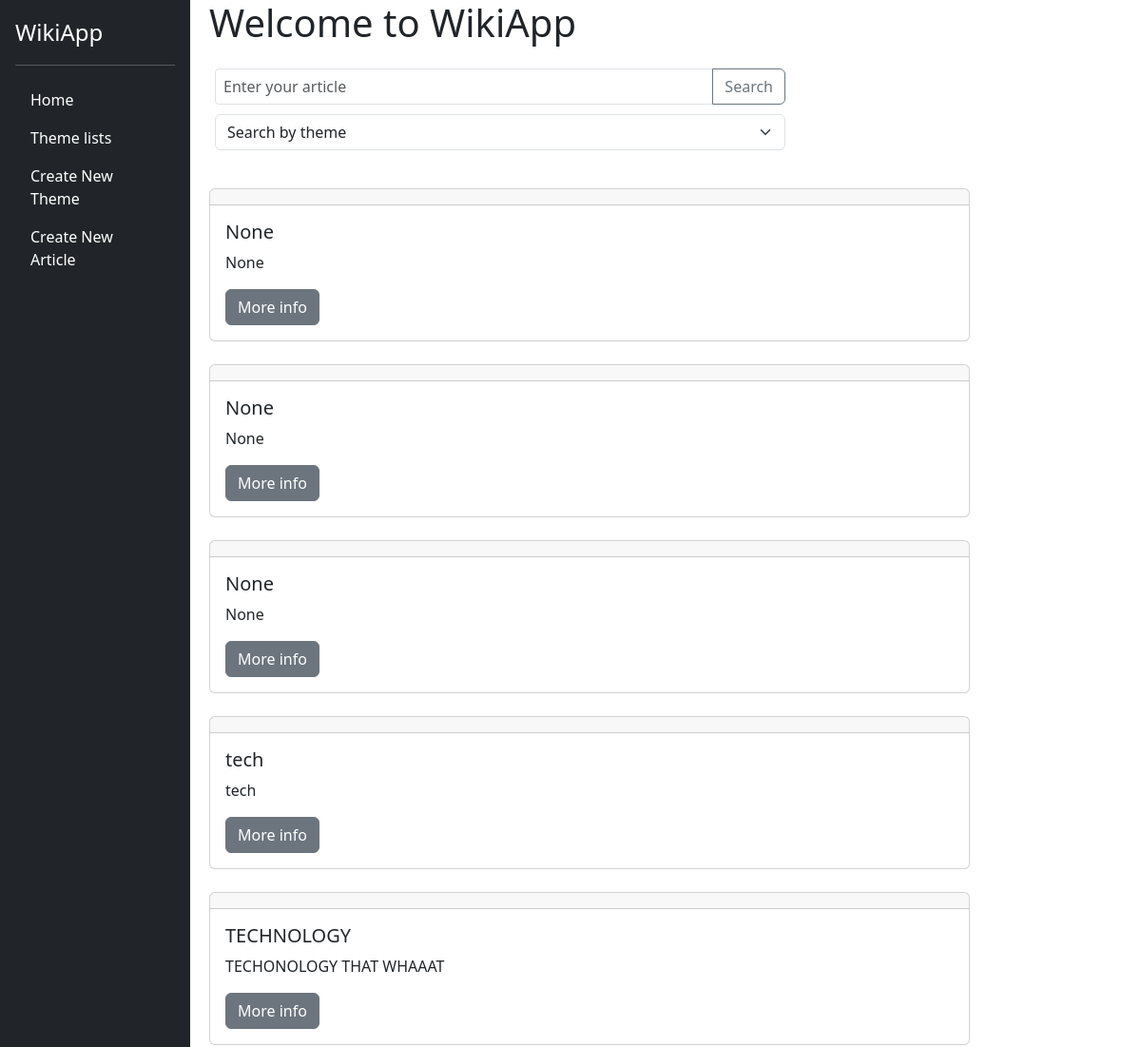
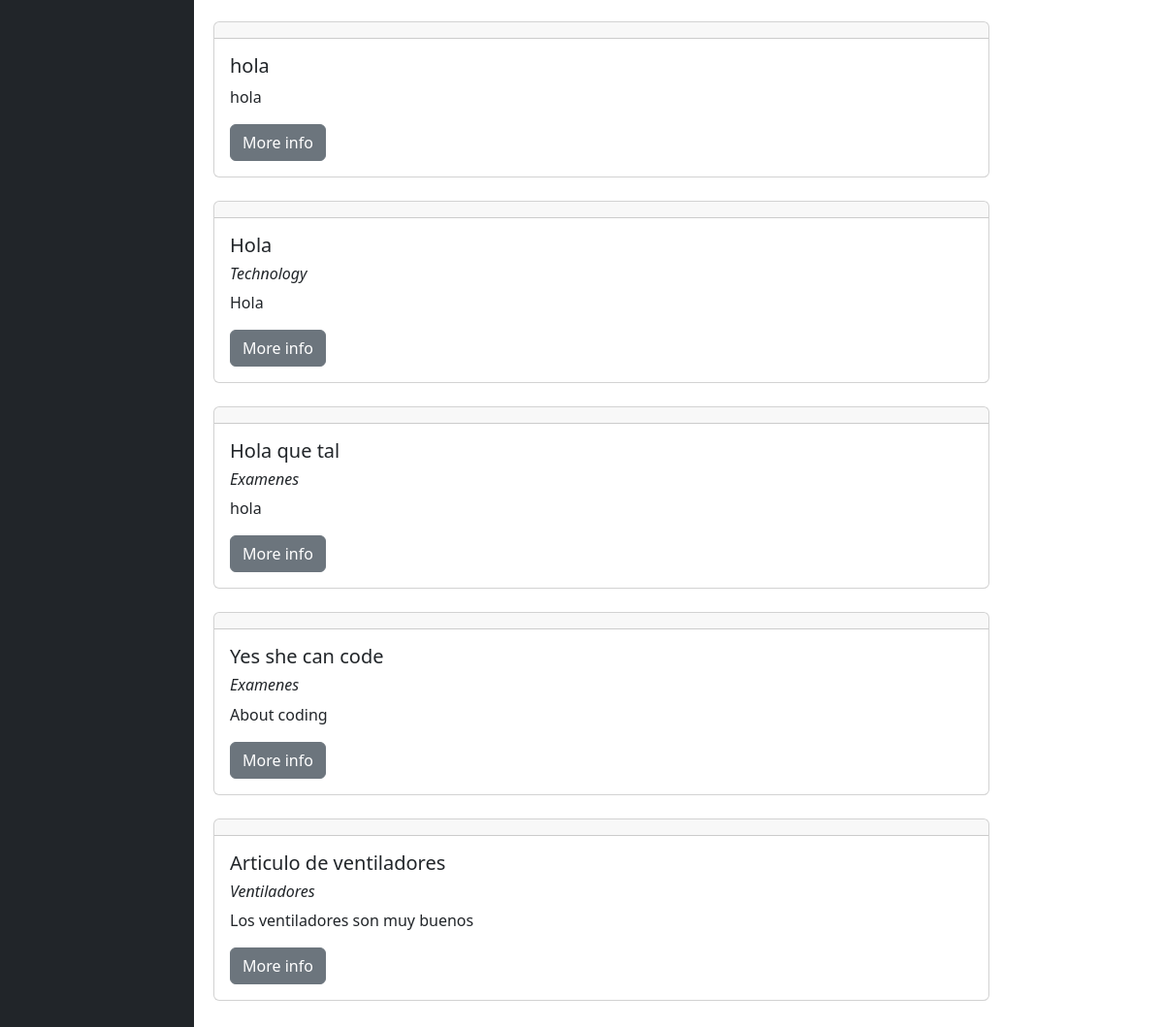
The page / on the database its author committed (2 pictures, top to bottom).
### wikiPy/models.py (models this page shows)
class article(models.Model):
    nameArticle=models.CharField(max_length=128, null=True, blank=True)
    contentArticle= models.CharField(max_length=1024, null=True, blank=True)
    themeR = models.ForeignKey(theme, null=True, blank=True, on_delete=models.SET_NULL)

class theme(models.Model):
    nameTheme = models.CharField(max_length=128, null=True, blank=True)
    descriptionTheme = models.CharField(max_length=512, null=True, blank=True)

### wikiPy/views.py (the view)
# urls.py: path('', views.home, name='home'),
def home(request):
    articleTotal = article.objects.all()
    return render(request, 'home.html',{
        'listaArticle' : articleTotal
    })

### wikiPy/templates/home.html (shortened to what this page needs)
{%extends "layout.html"%}
{%block contenido%}
    <h1 style="margin-left: 20px">Welcome to WikiApp </h1>
    <div class="p-3" style="margin-left: 10px">
        <div class="input-group" style="max-width: 600px; margin-bottom: 10px;">
            <input type="text" class="form-control form-control-sm" placeholder="Enter your article" aria-label="Search for your article" aria-describedby="button-addon2" style="font-size: 16px;">
            <button class="btn btn-outline-secondary" type="button" id="button-addon2" style="font-size: 16px;">Search</button>
        </div>
        <div style="max-width: 600px;">
            <select class="form-select" aria-label="Default select example" style="font-size: 16px;">
                <option selected>Search by theme</option>
            </select>
        </div>
    </div>
    <br>
    {%for infoArticle in listaArticle%}
    <div class="card" style="width:50rem; margin-left:20px;">
        <div class="card-header">
        </div>
        <div class="card-body">
          <h5 class="card-title"> {{ infoArticle.nameArticle }}</h5>
          <h6 class="fst-italic" > {{infoArticle.themeR.nameTheme }}</h6>
          <p class="card-text"> {{infoArticle.contentArticle}}</p>
          <a href="{% url 'wikiPy:view_article' infoArticle.id %}" class="btn btn-secondary">More info</a>
        </div>
      </div>
      <br>
      {%endfor%}
    <br>
{%endblock%}

### wikiPy/templates/layout.html (shortened to what this page needs)
<!DOCTYPE html>
<html lang="es">
<head>
<link href="https://cdn.jsdelivr.net/npm/bootstrap@5.3.0/dist/css/bootstrap.min.css" rel="stylesheet">
</head>
<body>
    <div class="d-flex">
        <div class="d-flex flex-column flex-shrink-0 p-3 bg-dark text-white" style="width: 200px; min-height: 100vh;">
            <a >
                <span class="fs-4">WikiApp</span>
            </a>
            <hr>
            <ul class="nav nav-pills flex-column mb-auto">
                <li class="nav-item">
                    <a href="{%url 'wikiPy:home'%}" class="nav-link text-white"> Home </a>
                </li>
                <li>
                    <a href="{%url 'wikiPy:themeList'%}" class="nav-link text-white"> Theme lists </a>
                </li>
                <li>
                    <a href="{%url 'wikiPy:newTheme'%}" class="nav-link text-white"> Create New Theme </a>
                </li>
                <li>
                    <a href="{%url 'wikiPy:newArticle'%}" class="nav-link text-white"> Create New Article </a>
                </li>
            </ul>
        </div>
        <div class="col-10">
            {%block contenido%}
            {%endblock%}
        </div>
    </div>
</body>
</html>

### rows shown on the page
article: nameArticle "None", contentArticle "None"
article: nameArticle "None", contentArticle "None"
article: nameArticle "None", contentArticle "None"
article: nameArticle "tech", contentArticle "tech"
article: nameArticle "TECHNOLOGY", contentArticle "TECHONOLOGY THAT WHAAAT"
article: nameArticle "hola", contentArticle "hola"
article: nameArticle "Hola", themeR.nameTheme "Technology", contentArticle "Hola"
article: nameArticle "Hola que tal", themeR.nameTheme "Examenes", contentArticle "hola"
article: nameArticle "Yes she can code", themeR.nameTheme "Examenes", contentArticle "About coding"
article: nameArticle "Articulo de ventiladores", themeR.nameTheme "Ventiladores", contentArticle "Los ventiladores son muy buenos"
